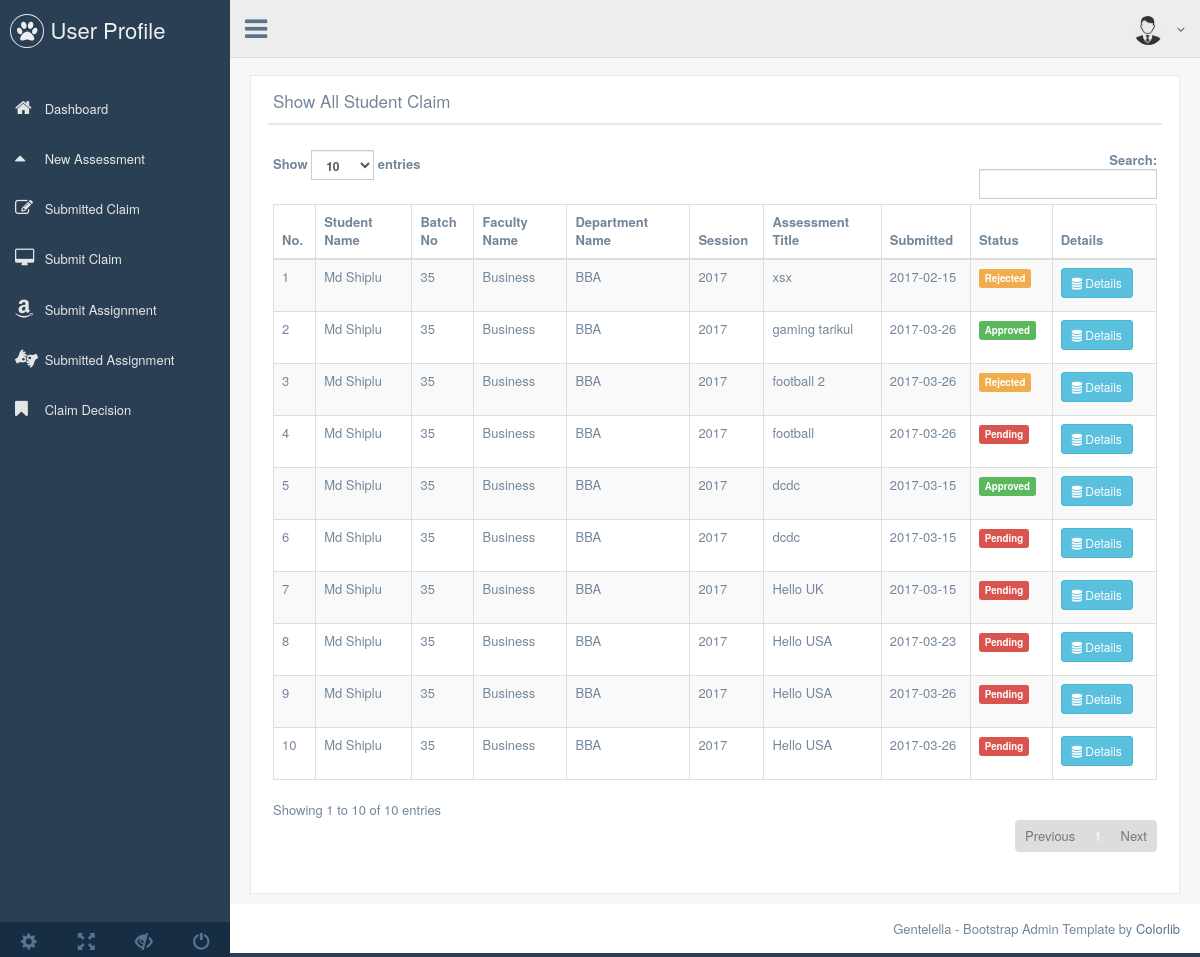
Screenshot of /production/show_all_assessment.php (signed in) with the database file from the repository.
### tables this page shows
CREATE TABLE IF NOT EXISTS `ecclaim` (
  `ec_id` int(20) NOT NULL AUTO_INCREMENT,
  `title` varchar(500) DEFAULT NULL,
  `description` varchar(1000) DEFAULT NULL,
  `upload_document` varchar(500) DEFAULT NULL,
  `upload_document2` varchar(500) DEFAULT NULL,
  `upload_document3` varchar(500) DEFAULT NULL,
  `upload_document4` varchar(500) DEFAULT NULL,
  `upload_date` date DEFAULT NULL,
  `assessment_Id` int(20) NOT NULL,
  `claimStatus` varchar(500) DEFAULT NULL,
  `processing_status` varchar(100) NOT NULL,
  `student_email` varchar(100) NOT NULL,
  PRIMARY KEY (`ec_id`)
);

CREATE TABLE IF NOT EXISTS `studentinformation` (
  `st_id` int(20) NOT NULL AUTO_INCREMENT,
  `st_FirstName` varchar(100) DEFAULT NULL,
  `st_Lastname` varchar(100) DEFAULT NULL,
  `st_dob` varchar(50) DEFAULT NULL,
  `st_email` varchar(100) DEFAULT NULL,
  `st_phon` varchar(30) DEFAULT NULL,
  `st_address` varchar(200) DEFAULT NULL,
  `st_photo` varchar(200) DEFAULT NULL,
  `st_password` varchar(30) DEFAULT NULL,
  `batchNo` varchar(30) DEFAULT NULL,
  `session` varchar(100) DEFAULT NULL,
  `Faculty` varchar(100) DEFAULT NULL,
  `department` varchar(100) NOT NULL,
  PRIMARY KEY (`st_id`)
);

CREATE TABLE IF NOT EXISTS `faculty` (
  `id` int(11) NOT NULL AUTO_INCREMENT,
  `facultyName` varchar(100) NOT NULL,
  PRIMARY KEY (`id`)
);

CREATE TABLE IF NOT EXISTS `department` (
  `id` int(11) NOT NULL AUTO_INCREMENT,
  `department_name` varchar(100) NOT NULL,
  `facultyID` int(11) NOT NULL,
  PRIMARY KEY (`id`)
);

### production/show_all_assessment.php (the view, shortened to what this page needs)
<!DOCTYPE html>
<html lang="en">
<head>
    <link href="../vendors/bootstrap/dist/css/bootstrap.min.css" rel="stylesheet">
    <link href="../vendors/font-awesome/css/font-awesome.min.css" rel="stylesheet">
    <link href="../vendors/nprogress/nprogress.css" rel="stylesheet">
    <link href="../vendors/iCheck/skins/flat/green.css" rel="stylesheet">
    <link href="../build/css/custom.min.css" rel="stylesheet">
</head>
<body class="nav-md">
<div class="container body">
    <div class="main_container">
        <?php require_once "main_left_side_menu.php" ?>
        <?php require_once "top_menu.php" ?>
        <div class="right_col" role="main">
            <div class="">
                <div class="page-title">
                </div>
                <div class="row">
                    <div class="col-md-12">
                        <div class="x_panel">
                            <div class="x_title">
                                <h2>Show All Student Claim
                                </h2>
                                <div class="clearfix"></div>
                            </div>
                            <div class="x_content">
                                <p class="text-muted font-13 m-b-30">
                                </p>
                                <table id="datatable-responsive"
                                       class="table table-striped table-bordered dt-responsive nowrap" cellspacing="0"
                                       width="100%">
                                    <thead>
                                    <tr>
                                        <th>No.</th>
                                        <th>Student Name</th>
                                        <th>Batch No</th>
                                        <th>Faculty Name</th>
                                        <th>Department Name</th>
                                        <th>Session</th>
                                        <th>Assessment Title</th>
                                        <th>Submitted</th>
                                        <th>Status</th>
                                        <th>Details</th>
                                    </tr>
                                    </thead>
                                    <tbody>
                                    <?php
                                    $result = mysql_query("SELECT * FROM ecclaim,studentinformation WHERE studentinformation.st_email=ecclaim.student_email AND claimStatus='Complete'");
                                    $counter = 0;
                                    while ($rows = mysql_fetch_array($result)) {
                                        $counter++;
										$faculty=$rows['Faculty'];
										$departmentId=$rows['department'];
										$query=mysql_query("SELECT * FROM faculty where id='$faculty'");
										$query_department=mysql_query("SELECT * FROM department where id='$departmentId'");
										$faculty_name=mysql_fetch_array($query);
										$department_name=mysql_fetch_array($query_department);
                                        ?>
                                        <tr>
                                            <td><?php echo $counter ?></td>
                                            <td><?php echo $rows['st_FirstName'] . " " . $rows['st_Lastname'] ?></td>
                                            <td><?php echo $rows['batchNo'] ?></td>
                                            <td><?php echo $faculty_name[1]; ?></td>
                                            <td><?php echo $department_name[1]; ?></td>
                                            <td><?php echo $rows['session'] ?></td>
                                            <td><?php echo $rows['title'] ?></td>
                                            <td> <?php echo $rows['upload_date'] ?></td>
                                            <td><?php $res=$rows['processing_status'];
                                            if(strcmp($res,"Approved")==0){
                                                echo "<p class='label label-success'>Approved</p>";
                                            }elseif(strcmp($res,"Rejected")==0){
                                                echo "<p class='label label-warning'>Rejected</p>";
                                            }else{
                                                echo "<p class='label label-danger'>Pending</p>";
                                            }
                                                ?>
                                            </td>
                                            <td> <a class="btn btn-info btn-sm"
                                                    href="claim_details_view.php?id=<?php echo $rows['ec_id']; ?>"><i
                                                            class="fa fa-database"></i>
                                                    Details
                                                </a></td>
                                        </tr>
                                    <?php } ?>
                                    </tbody>
                                </table>
                            </div>
                        </div>
                    </div>
                </div>
            </div>
        </div>
        <footer>
            <div class="pull-right">
                Gentelella - Bootstrap Admin Template by <a href="https://colorlib.com">Colorlib</a>
            </div>
            <div class="clearfix"></div>
        </footer>
    </div>
</div>
</body>
</html>

### rows the page displays
ecclaim: studentinformation.st_FirstName "Md", studentinformation.st_Lastname "Shiplu", studentinformation.batchNo "35", faculty.facultyName "Business", department.department_name "BBA", studentinformation.session "2017", title "xsx", upload_date "2017-02-15", processing_status "Rejected"
ecclaim: studentinformation.st_FirstName "Md", studentinformation.st_Lastname "Shiplu", studentinformation.batchNo "35", faculty.facultyName "Business", department.department_name "BBA", studentinformation.session "2017", title "gaming tarikul", upload_date "2017-03-26", processing_status "Approved"
ecclaim: studentinformation.st_FirstName "Md", studentinformation.st_Lastname "Shiplu", studentinformation.batchNo "35", faculty.facultyName "Business", department.department_name "BBA", studentinformation.session "2017", title "football 2", upload_date "2017-03-26", processing_status "Rejected"
ecclaim: studentinformation.st_FirstName "Md", studentinformation.st_Lastname "Shiplu", studentinformation.batchNo "35", faculty.facultyName "Business", department.department_name "BBA", studentinformation.session "2017", title "football", upload_date "2017-03-26", processing_status "Pending"
ecclaim: studentinformation.st_FirstName "Md", studentinformation.st_Lastname "Shiplu", studentinformation.batchNo "35", faculty.facultyName "Business", department.department_name "BBA", studentinformation.session "2017", title "dcdc", upload_date "2017-03-15", processing_status "Approved"
ecclaim: studentinformation.st_FirstName "Md", studentinformation.st_Lastname "Shiplu", studentinformation.batchNo "35", faculty.facultyName "Business", department.department_name "BBA", studentinformation.session "2017", title "dcdc", upload_date "2017-03-15", processing_status "Pending"
ecclaim: studentinformation.st_FirstName "Md", studentinformation.st_Lastname "Shiplu", studentinformation.batchNo "35", faculty.facultyName "Business", department.department_name "BBA", studentinformation.session "2017", title "Hello UK", upload_date "2017-03-15", processing_status "Pending"
ecclaim: studentinformation.st_FirstName "Md", studentinformation.st_Lastname "Shiplu", studentinformation.batchNo "35", faculty.facultyName "Business", department.department_name "BBA", studentinformation.session "2017", title "Hello USA", upload_date "2017-03-23", processing_status "Pending"
ecclaim: studentinformation.st_FirstName "Md", studentinformation.st_Lastname "Shiplu", studentinformation.batchNo "35", faculty.facultyName "Business", department.department_name "BBA", studentinformation.session "2017", title "Hello USA", upload_date "2017-03-26", processing_status "Pending"
ecclaim: studentinformation.st_FirstName "Md", studentinformation.st_Lastname "Shiplu", studentinformation.batchNo "35", faculty.facultyName "Business", department.department_name "BBA", studentinformation.session "2017", title "Hello USA", upload_date "2017-03-26", processing_status "Pending"
